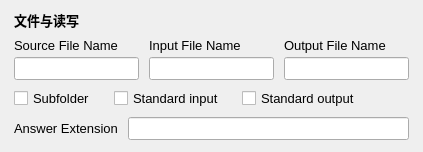
    <widget class="QFrame" name="cardFiles">
     <layout class="QVBoxLayout" name="cardFilesLayout">
      <property name="leftMargin">
       <number>14</number>
      </property>
      <property name="topMargin">
       <number>10</number>
      </property>
      <property name="rightMargin">
       <number>14</number>
      </property>
      <property name="bottomMargin">
       <number>12</number>
      </property>
      <property name="spacing">
       <number>8</number>
      </property>
      <item>
       <widget class="QLabel" name="cardFilesTitle">
        <property name="font">
         <font>
          <pointsize>10</pointsize>
          <bold>true</bold>
         </font>
        </property>
        <property name="text">
         <string>文件与读写</string>
        </property>
       </widget>
      </item>
      <item>
       <layout class="QGridLayout" name="fileGrid">
        <property name="horizontalSpacing">
         <number>10</number>
        </property>
        <property name="verticalSpacing">
         <number>4</number>
        </property>
        <item row="0" column="0">
         <widget class="QLabel" name="sourceFileNameLabel">
          <property name="sizePolicy">
           <sizepolicy hsizetype="Preferred" vsizetype="Fixed">
            <horstretch>0</horstretch>
            <verstretch>0</verstretch>
           </sizepolicy>
          </property>
          <property name="font">
           <font>
            <pointsize>10</pointsize>
            <bold>false</bold>
           </font>
          </property>
          <property name="text">
           <string>Source File Name</string>
          </property>
         </widget>
        </item>
        <item row="0" column="1">
         <widget class="QLabel" name="inputFileNameLabel">
          <property name="sizePolicy">
           <sizepolicy hsizetype="Preferred" vsizetype="Fixed">
            <horstretch>0</horstretch>
            <verstretch>0</verstretch>
           </sizepolicy>
          </property>
          <property name="font">
           <font>
            <pointsize>10</pointsize>
           </font>
          </property>
          <property name="text">
           <string>Input File Name</string>
          </property>
         </widget>
        </item>
        <item row="0" column="2">
         <widget class="QLabel" name="outputFileNameLabel">
          <property name="sizePolicy">
           <sizepolicy hsizetype="Preferred" vsizetype="Fixed">
            <horstretch>0</horstretch>
            <verstretch>0</verstretch>
           </sizepolicy>
          </property>
          <property name="font">
           <font>
            <pointsize>10</pointsize>
           </font>
          </property>
          <property name="text">
           <string>Output File Name</string>
          </property>
         </widget>
        </item>
        <item row="1" column="0">
         <widget class="QLineEdit" name="sourceFileName">
          <property name="font">
           <font>
            <pointsize>10</pointsize>
           </font>
          </property>
          <property name="statusTip">
           <string>Name of the Source File (Without suffix)...</string>
          </property>
         </widget>
        </item>
        <item row="1" column="1">
         <widget class="QLineEdit" name="inputFileName">
          <property name="font">
           <font>
            <pointsize>10</pointsize>
           </font>
          </property>
          <property name="statusTip">
           <string>Name of Input File, the source file need to read data from this file...</string>
          </property>
         </widget>
        </item>
        <item row="1" column="2">
         <widget class="QLineEdit" name="outputFileName">
          <property name="font">
           <font>
            <pointsize>10</pointsize>
           </font>
          </property>
          <property name="statusTip">
           <string>Name of Output File, the source file need to write data to this file...</string>
          </property>
         </widget>
        </item>
       </layout>
      </item>
      <item>
       <layout class="QHBoxLayout" name="switchesLayout">
        <property name="spacing">
         <number>18</number>
        </property>
        <item>
         <widget class="QCheckBox" name="subFolderCheck">
          <property name="font">
           <font>
            <pointsize>10</pointsize>
           </font>
          </property>
          <property name="statusTip">
           <string>Find Source File in subfolders...</string>
          </property>
          <property name="text">
           <string>Subfolder</string>
          </property>
         </widget>
        </item>
        <item>
         <widget class="QCheckBox" name="standardInputCheck">
          <property name="font">
           <font>
            <pointsize>10</pointsize>
           </font>
          </property>
          <property name="statusTip">
           <string>Redirect to standard input...</string>
          </property>
          <property name="text">
           <string>Standard input</string>
          </property>
         </widget>
        </item>
        <item>
         <widget class="QCheckBox" name="standardOutputCheck">
          <property name="font">
           <font>
            <pointsize>10</pointsize>
           </font>
          </property>
          <property name="statusTip">
           <string>Redirect to standard output...</string>
          </property>
          <property name="text">
           <string>Standard output</string>
          </property>
         </widget>
        </item>
        <item>
         <spacer name="switchesSpacer">
          <property name="sizeType">
           <enum>QSizePolicy::Expanding</enum>
          </property>
          <property name="orientation">
           <enum>Qt::Orientation::Horizontal</enum>
          </property>
          <property name="sizeHint" stdset="0">
           <size>
            <width>40</width>
            <height>20</height>
           </size>
          </property>
         </spacer>
        </item>
       </layout>
      </item>
      <item>
       <layout class="QHBoxLayout" name="answerExtensionLayout">
        <property name="spacing">
         <number>10</number>
        </property>
        <item>
         <widget class="QLabel" name="answerFileExtensionLabel">
          <property name="sizePolicy">
           <sizepolicy hsizetype="Preferred" vsizetype="Fixed">
            <horstretch>0</horstretch>
            <verstretch>0</verstretch>
           </sizepolicy>
          </property>
          <property name="font">
           <font>
            <pointsize>10</pointsize>
           </font>
          </property>
          <property name="text">
           <string>Answer Extension</string>
          </property>
         </widget>
        </item>
        <item>
         <widget class="QLineEdit" name="answerFileExtension">
          <property name="sizePolicy">
           <sizepolicy hsizetype="Expanding" vsizetype="Fixed">
            <horstretch>0</horstretch>
            <verstretch>0</verstretch>
           </sizepolicy>
          </property>
          <property name="font">
           <font>
            <pointsize>10</pointsize>
           </font>
          </property>
          <property name="statusTip">
           <string>Extension of Contestant's Answer File, only in Answer-only task...</string>
          </property>
         </widget>
        </item>
       </layout>
      </item>
     </layout>
    </widget>
